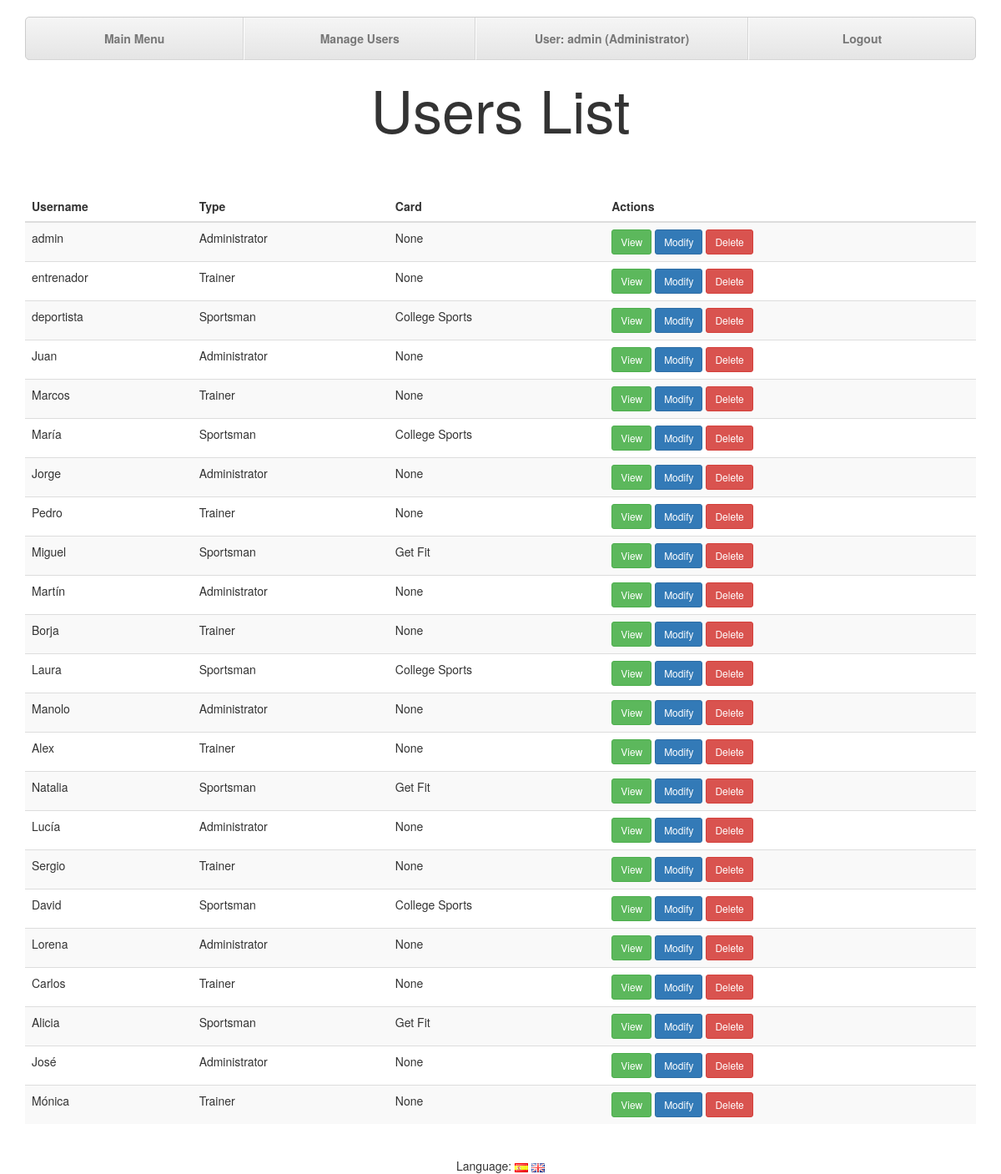
The app's page /index.php?controller=users&action=usersList (signed in) with its own data.
### tables this page shows
CREATE TABLE users (
	id INT(11) NOT NULL AUTO_INCREMENT,
	username VARCHAR(255) UNIQUE NOT NULL,
	password VARCHAR(255) NOT NULL,
	tipo ENUM('deportista','entrenador','administrador') NOT NULL,
	subtipo ENUM('tdu', 'pef'),
	entrenador INT(11),

	PRIMARY KEY (id),
	FOREIGN KEY (entrenador) REFERENCES users(id)
);

### core/ViewManager.php (called while the page is built, shortened)
<?php
class ViewManager {
	private $fragmentContents = array();
	private $variables = array();
	private $currentFragment = self::DEFAULT_FRAGMENT;
	private $layout = "default";
	private function saveCurrentFragment() {
		$this->fragmentContents[$this->currentFragment].=ob_get_contents();
	}
	public function moveToFragment($name) {
		$this->currentFragment = $name;
	}
	public function getFragment($fragment, $default="") {
		return $this->fragmentContents[$fragment];
	}
	public function setVariable($varname, $value, $flash=false) {
		$this->variables[$varname] = $value;
	}
	public function getVariable($varname, $default=NULL) {
		if (!isset($this->variables[$varname])) {
			return $default;
		}
		return $this->variables[$varname];
	}
	public function setLayout($layout) {
		$this->layout = $layout;
	}
	public function render($controller, $viewname) {
		include(__DIR__."/../view/$controller/$viewname.php");
		$this->renderLayout();
	}
	private function renderLayout() {
		include(__DIR__."/../view/layouts/".$this->layout.".php");
	}
	private static $viewmanager_singleton = NULL;
	public static function getInstance() {
		if (self::$viewmanager_singleton == null) {
			self::$viewmanager_singleton = new ViewManager();
		}
		return self::$viewmanager_singleton;
	}
}

### controller/UsersController.php (called while the page is built, shortened)
<?php
require_once(__DIR__."/../core/ViewManager.php");
require_once(__DIR__."/../core/I18n.php");
require_once(__DIR__."/../model/User.php");
require_once(__DIR__."/../model/UserMapper.php");
class UsersController extends BaseController {
	private $userMapper;
	public function __construct() {
		$this->userMapper = new UserMapper();
	}
	public function usersList(){
		$users = $this->userMapper->findAll();
		$this->view->setVariable("users", $users);
		$this->view->setLayout("default");
		$this->view->render("users", "usersList");
	}
}

### index.php (called while the page is built, shortened)
<?php
function run() {
	try {
		$controller = loadController($_GET["controller"]);
		$actionName = $_GET["action"];
		$controller->$actionName();
	} catch(Exception $ex) {
		die(i18n("An error has ocurred.<br>").$ex->getMessage());
	}
}
function loadController($controllerName) {
	return new $controllerClassName();
}
run();
?>

### core/I18n.php (called while the page is built, shortened)
<?php
class I18n {
	private $messages;
	public function setLanguage($language) {
		$this->messages = $i18n_messages;
	}
	public function i18n($key) {
		if (isset($this->messages[$key])){
			return $this->messages[$key];
		}else{
			return $key;
		}
	}
	private static $i18n_singleton = null;
	public static function getInstance() {
		if (self::$i18n_singleton == NULL) {
			self::$i18n_singleton = new I18n();
		}
		return self::$i18n_singleton;
	}
}
function i18n($key) {
	return I18n::getInstance()->i18n($key);
}

### model/UserMapper.php (called while the page is built, shortened)
<?php
require_once(__DIR__."/../core/PDOConnection.php");
class UserMapper {
	private $db;
	public function __construct() {
		$this->db = PDOConnection::getInstance();
	}
	public function findAll() {
		$stmt = $this->db->query("SELECT * FROM users");
		$users_db = $stmt->fetchAll(PDO::FETCH_ASSOC);
		$users = array();
		foreach ($users_db as $user) {
			array_push($users, new User($user["id"],
										$user["username"],
										$user["password"],
										$user["tipo"],
										$user["subtipo"],
										$user["entrenador"]));
		}
		return $users;
	}
}

### core/PDOConnection.php (called while the page is built)
<?php
class PDOConnection {
	private static $dbhost = "127.0.0.1";
	private static $dbname = "gesgym";
	private static $dbuser = "gguser";
	private static $dbpass = "ggpass";
	private static $db_singleton = null;
	public static function getInstance() {
		if (self::$db_singleton == null) {
			self::$db_singleton = new PDO(
				"mysql:host=".self::$dbhost.";dbname=".self::$dbname.";charset=utf8",
				self::$dbuser,
				self::$dbpass,
				array(
					PDO::ATTR_EMULATE_PREPARES => false,
					PDO::ATTR_ERRMODE => PDO::ERRMODE_EXCEPTION
				)
			);
		}
		return self::$db_singleton;
	}
}
?>

### model/User.php (called while the page is built, shortened)
<?php
class User {
	private $id;
	private $username;
	private $tipo;
	private $subtipo;
	public function __construct($id=NULL, $username=NULL, $password=NULL, $tipo=NULL, $subtipo=NULL, $entrenador=NULL) {
		$this->id = $id;
		$this->username = $username;
		$this->tipo = $tipo;
		$this->subtipo = $subtipo;
	}
	public function getId() {
		return $this->id;
	}
	public function getUsername() {
		return $this->username;
	}
	public function getTipo() {
		return $this->tipo;
	}
	public function getSubtipo() {
		return $this->subtipo;
	}
	public function setId($id) {
		$this->id = $id;
	}
	public function setUsername($username) {
		$this->username = $username;
	}
	public function setTipo($tipo) {
		$this->tipo = $tipo;
	}
}

### view/users/usersList.php (the view, shortened to what this page needs)
<?php
require_once(__DIR__."/../../core/ViewManager.php");
$view = ViewManager::getInstance();
$users = $view->getVariable("users");
$view->setVariable("title", i18n("GesGym - Users List"));
$currentusertype = $view->getVariable("currentusertype");
?>
			<h1><?=i18n("Users List")?></h1>
			<div class="container">
				<div class="table-responsive">
					<table class="table table-striped table-hover">
						<thead>
							<tr>
								<th><?=i18n("Username")?></th>
								<th><?=i18n("Type")?></th>
								<th><?=i18n("Card")?></th>
								<th><?=i18n("Actions")?></th>
							</tr>
						</thead>
						<tbody>
<?php foreach ($users as $user): ?>
<?php if ($currentusertype == "administrador" || ($currentusertype == "entrenador" && $user->getTipo() == "deportista")) { ?>
							<tr>
								<td><?=$user->getUsername()?></td>
								<td><?php if($user->getTipo() == "deportista"){print i18n("Sportsman");}
										  if($user->getTipo() == "entrenador"){print i18n("Trainer");}
										  if($user->getTipo() == "administrador"){print i18n("Administrator");} ?></td>
								<td><?php if($user->getSubtipo() == null){print i18n("None");}
										  if($user->getSubtipo() == "tdu"){print i18n("College Sports");}
										  if($user->getSubtipo() == "pef"){print i18n("Get Fit");} ?></td>
								<td>
									<a class="btn btn-sm btn-success" href="index.php?controller=users&amp;action=view&amp;id=<?=$user->getId()?>"><?=i18n("View")?></a>
									<a class="btn btn-sm btn-primary" href="index.php?controller=users&amp;action=edit&amp;id=<?=$user->getId()?>"><?=i18n("Modify")?></a>
									<form id="<?=$user->getId()?>"  method="POST" action="index.php?controller=users&amp;action=delete&amp;id=<?=$user->getId()?>">
										<a class="btn btn-sm btn-danger" onclick="eliminar('<?=i18n("Are you sure?")?>','<?=$user->getId()?>')"><?=i18n("Delete")?></a>
									</form>
								</td>
							</tr>
<?php } ?>
<?php endforeach; ?>
						</tbody>
					</table>
				</div>
			</div>
<?=$view->moveToFragment("css")?>		<link rel="stylesheet" type="text/css" href="css/usersList.css"/>

### view/layouts/default.php (shortened to what this page needs)
<?php
$view = ViewManager::getInstance();
$currentuser = $view->getVariable("currentusername");
$currentusertype = $view->getVariable("currentusertype");
?><!DOCTYPE html>
<html>
	<head>
		<link rel="stylesheet" type="text/css" href="bootstrap/css/bootstrap.css"/>
		<link rel="stylesheet" type="text/css" href="css/layoutStyle.css"/>
	</head>
	<body>
		<header>
			<div class="container">
				<ul class="nav nav-justified">
					<li><a href="index.php?controller=users&amp;action=mainMenu"><?=i18n("Main Menu")?></a></li>
<?php if( ($view->getVariable("title")) == i18n("GesGym - Users List")){?>
					<li><a id="list" href="index.php?controller=users&amp;action=usersMenu"><?=i18n("Manage Users")?></a></li>
<?php } ?>
					<li><a id="user"><?=i18n("User")?>: <?=sprintf($currentuser)?> (<?php if($currentusertype == "deportista"){print i18n("Sportsman");}
																					      if($currentusertype == "administrador"){print i18n("Administrator");} ?>)</a></li>
					<li><a href="index.php?controller=users&amp;action=logout"><?=i18n("Logout")?></a></li>
				</ul>
			</div>
		</header>
		<main>
<?=$view->getFragment(ViewManager::DEFAULT_FRAGMENT)?>
		</main>
		<footer>
<?php include(__DIR__."/languageSelect.php"); ?>
		</footer>
	</body>
</html>

### css/layoutStyle.css (style rules this page uses)
header { margin-top: 20px; }
h1 { text-align: center; padding-bottom: 50px; font-size: 70px; }
.nav-justified { background-color: #eee; border: 1px solid #ccc; border-radius: 5px; }
.nav-justified > li > a { padding-top: 15px; padding-bottom: 15px; margin-bottom: 0; font-weight: bold; color: #777; text-align: center; background-color: #e5e5e5; background-image: -webkit-gradient(linear, left top, left bottom, from(#f5f5f5), to(#e5e5e5)); background-image: -webkit-linear-gradient(top, #f5f5f5 0%, #e5e5e5 100%); background-image: -o-linear-gradient(top, #f5f5f5 0%, #e5e5e5 100%); background-image: linear-gradient(to bottom, #f5f5f5 0%,#e5e5e5 100%); filter: progid:DXImageTransform.Microsoft.gradient( startColorstr='#f5f5f5', endColorstr='#e5e5e5',GradientType=0 ); background-repeat: repeat-x; border-bottom: 1px solid #d5d5d5; }
.nav-justified > li:first-child > a { border-radius: 5px 5px 0 0; }
.nav-justified > li:last-child > a { border-radius: 0 0 5px 5px; }
@media (min-width: 768px) { .nav-justified { max-height: 52px; } }
@media (min-width: 768px) { .nav-justified > li > a { border-right: 1px solid #d5d5d5; border-left: 1px solid #fff; } }
@media (min-width: 768px) { .nav-justified > li:first-child > a { border-left: 0; border-radius: 5px 0 0 5px; } }
@media (min-width: 768px) { .nav-justified > li:last-child > a { border-right: 0; border-radius: 0 5px 5px 0; } }
footer { text-align: center; margin-top: 20px; }

### css/usersList.css (style rules this page uses)
h1 { text-align: center; }
form { display: inline; }

### records on screen
users: username "admin"
users: username "entrenador"
users: username "deportista"
users: username "Juan"
users: username "Marcos"
users: username "María"
users: username "Jorge"
users: username "Pedro"
users: username "Miguel"
users: username "Martín"
users: username "Borja"
users: username "Laura"
users: username "Manolo"
users: username "Alex"
users: username "Natalia"
users: username "Lucía"
users: username "Sergio"
users: username "David"
users: username "Lorena"
users: username "Carlos"
users: username "Alicia"
users: username "José"
users: username "Mónica"

### other values on screen
i18n("Main Menu") "Main Menu"
i18n("Manage Users") "Manage Users"
i18n("User") "User"
i18n("Administrator") "Administrator"
i18n("Logout") "Logout"
i18n("Users List") "Users List"
i18n("Username") "Username"
i18n("Type") "Type"
i18n("Card") "Card"
i18n("Actions") "Actions"
i18n("Language") "Language"
